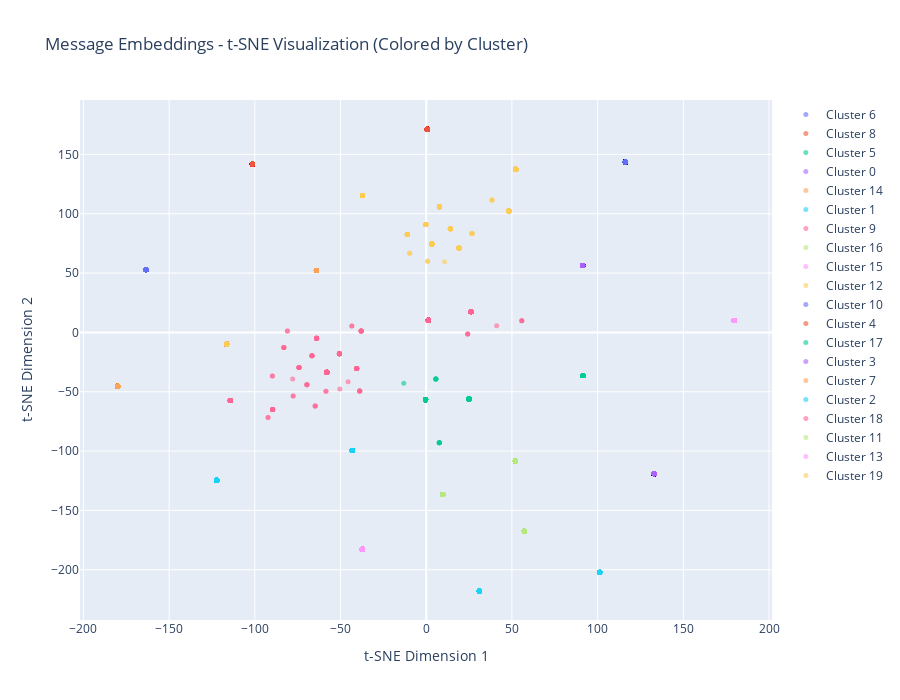

The notebook cell saved with this chart:
### Code cell
sample_df = df.iloc[sample_idx].copy()
sample_df['x'] = embeddings_2d[:, 0]
sample_df['y'] = embeddings_2d[:, 1]

fig = go.Figure()

for cluster_id in sample_df['message_cluster'].unique():
    cluster_data = sample_df[sample_df['message_cluster'] == cluster_id]
    fig.add_trace(
        go.Scatter(
            x=cluster_data['x'],
            y=cluster_data['y'],
            mode='markers',
            name=f'Cluster {cluster_id}',
            marker=dict(size=5, opacity=0.6),
            text=cluster_data['message'].str[:50],  # Show first 50 chars on hover.
            hovertemplate='%{text}<extra></extra>'
        )
    )

fig.update_layout(
    title='Message Embeddings - t-SNE Visualization (Colored by Cluster)',
    xaxis_title='t-SNE Dimension 1',
    yaxis_title='t-SNE Dimension 2',
    height=700,
    showlegend=True
)
fig.show()

### Figure 1 — Plotly figure (JSON) as saved in the notebook; plotly's stock layout.template omitted (floating-point values rounded to 4 significant figures; data arrays with more than 128 entries replaced by an {"elided": "..."} marker saying what was removed)
{"data": [{"hovertemplate": "%{text}<extra></extra>", "marker": {"opacity": 0.6, "size": 5}, "mode": "markers", "name": "Cluster 6", "text": {"elided": "317 str values"}, "type": "scatter", "x": {"elided": "317 float values"}, "y": {"elided": "317 float values"}}, {"hovertemplate": "%{text}<extra></extra>", "marker": {"opacity": 0.6, "size": 5}, "mode": "markers", "name": "Cluster 8", "text": {"elided": "318 str values"}, "type": "scatter", "x": {"elided": "318 float values"}, "y": {"elided": "318 float values"}}, {"hovertemplate": "%{text}<extra></extra>", "marker": {"opacity": 0.6, "size": 5}, "mode": "markers", "name": "Cluster 5", "text": {"elided": "351 str values"}, "type": "scatter", "x": {"elided": "351 float values"}, "y": {"elided": "351 float values"}}, {"hovertemplate": "%{text}<extra></extra>", "marker": {"opacity": 0.6, "size": 5}, "mode": "markers", "name": "Cluster 0", "text": {"elided": "333 str values"}, "type": "scatter", "x": {"elided": "333 float values"}, "y": {"elided": "333 float values"}}, {"hovertemplate": "%{text}<extra></extra>", "marker": {"opacity": 0.6, "size": 5}, "mode": "markers", "name": "Cluster 14", "text": {"elided": "203 str values"}, "type": "scatter", "x": {"elided": "203 float values"}, "y": {"elided": "203 float values"}}, {"hovertemplate": "%{text}<extra></extra>", "marker": {"opacity": 0.6, "size": 5}, "mode": "markers", "name": "Cluster 1", "text": {"elided": "518 str values"}, "type": "scatter", "x": {"elided": "518 float values"}, "y": {"elided": "518 float values"}}, {"hovertemplate": "%{text}<extra></extra>", "marker": {"opacity": 0.6, "size": 5}, "mode": "markers", "name": "Cluster 9", "text": {"elided": "216 str values"}, "type": "scatter", "x": {"elided": "216 float values"}, "y": {"elided": "216 float values"}}, {"hovertemplate": "%{text}<extra></extra>", "marker": {"opacity": 0.6, "size": 5}, "mode": "markers", "name": "Cluster 16", "text": {"elided": "159 str values"}, "type": "scatter", "x": {"elided": "159 float values"}, "y": {"elided": "159 float values"}}, {"hovertemplate": "%{text}<extra></extra>", "marker": {"opacity": 0.6, "size": 5}, "mode": "markers", "name": "Cluster 15", "text": {"elided": "314 str values"}, "type": "scatter", "x": {"elided": "314 float values"}, "y": {"elided": "314 float values"}}, {"hovertemplate": "%{text}<extra></extra>", "marker": {"opacity": 0.6, "size": 5}, "mode": "markers", "name": "Cluster 12", "text": {"elided": "200 str values"}, "type": "scatter", "x": {"elided": "200 float values"}, "y": {"elided": "200 float values"}}, {"hovertemplate": "%{text}<extra></extra>", "marker": {"opacity": 0.6, "size": 5}, "mode": "markers", "name": "Cluster 10", "text": {"elided": "316 str values"}, "type": "scatter", "x": {"elided": "316 float values"}, "y": {"elided": "316 float values"}}, {"hovertemplate": "%{text}<extra></extra>", "marker": {"opacity": 0.6, "size": 5}, "mode": "markers", "name": "Cluster 4", "text": {"elided": "311 str values"}, "type": "scatter", "x": {"elided": "311 float values"}, "y": {"elided": "311 float values"}}, {"hovertemplate": "%{text}<extra></extra>", "marker": {"opacity": 0.6, "size": 5}, "mode": "markers", "name": "Cluster 17", "text": {"elided": "174 str values"}, "type": "scatter", "x": {"elided": "174 float values"}, "y": {"elided": "174 float values"}}, {"hovertemplate": "%{text}<extra></extra>", "marker": {"opacity": 0.6, "size": 5}, "mode": "markers", "name": "Cluster 3", "text": {"elided": "337 str values"}, "type": "scatter", "x": {"elided": "337 float values"}, "y": {"elided": "337 float values"}}, {"hovertemplate": "%{text}<extra></extra>", "marker": {"opacity": 0.6, "size": 5}, "mode": "markers", "name": "Cluster 7", "text": {"elided": "324 str values"}, "type": "scatter", "x": {"elided": "324 float values"}, "y": {"elided": "324 float values"}}, {"hovertemplate": "%{text}<extra></extra>", "marker": {"opacity": 0.6, "size": 5}, "mode": "markers", "name": "Cluster 2", "text": ["Resource not found - user_id 4864 does not exist", "Invalid request - malformed JSON in request body", "Resource not found - user_id 5846 does not exist", "Unhandled exception in request handler - ValueErro", "Invalid request - malformed JSON in request body", "Resource not found - user_id 8498 does not exist", "Invalid request - malformed JSON in request body", "Invalid request - malformed JSON in request body", "Unhandled exception in request handler - TypeError", "Unhandled exception in request handler - KeyError", "Resource not found - user_id 3323 does not exist", "Resource not found - user_id 3951 does not exist", "Unhandled exception in request handler - ValueErro", "Unhandled exception in request handler - ValueErro", "Invalid request - malformed JSON in request body", "Resource not found - user_id 2669 does not exist", "Invalid request - malformed JSON in request body", "Invalid request - malformed JSON in request body", "Resource not found - user_id 4705 does not exist", "Resource not found - user_id 8200 does not exist", "Resource not found - user_id 6363 does not exist", "Resource not found - user_id 9867 does not exist", "Resource not found - user_id 2644 does not exist", "Invalid request - malformed JSON in request body", "Resource not found - user_id 9474 does not exist", "Unhandled exception in request handler - KeyError", "Unhandled exception in request handler - TypeError", "Invalid request - malformed JSON in request body", "Resource not found - user_id 8018 does not exist", "Resource not found - user_id 2998 does not exist", "Invalid request - malformed JSON in request body", "Invalid request - malformed JSON in request body", "Resource not found - user_id 6850 does not exist", "Unhandled exception in request handler - KeyError", "Invalid request - malformed JSON in request body", "Invalid request - malformed JSON in request body", "Invalid request - malformed JSON in request body", "Invalid request - malformed JSON in request body", "Resource not found - user_id 2452 does not exist", "Unhandled exception in request handler - TypeError", "Invalid request - malformed JSON in request body", "Unhandled exception in request handler - TypeError", "Resource not found - user_id 3842 does not exist", "Invalid request - malformed JSON in request body", "Unhandled exception in request handler - ValueErro", "Resource not found - user_id 1519 does not exist", "Resource not found - user_id 8393 does not exist", "Unhandled exception in request handler - TypeError", "Unhandled exception in request handler - TypeError", "Invalid request - malformed JSON in request body", "Resource not found - user_id 9117 does not exist", "Resource not found - user_id 2755 does not exist", "Resource not found - user_id 9593 does not exist", "Resource not found - user_id 7192 does not exist", "Invalid request - malformed JSON in request body", "Invalid request - malformed JSON in request body", "Resource not found - user_id 6001 does not exist", "Invalid request - malformed JSON in request body", "Resource not found - user_id 5150 does not exist", "Invalid request - malformed JSON in request body", "Invalid request - malformed JSON in request body", "Unhandled exception in request handler - KeyError", "Invalid request - malformed JSON in request body", "Invalid request - malformed JSON in request body", "Invalid request - malformed JSON in request body", "Unhandled exception in request handler - TypeError", "Unhandled exception in request handler - KeyError", "Invalid request - malformed JSON in request body", "Resource not found - user_id 6278 does not exist", "Unhandled exception in request handler - KeyError", "Invalid request - malformed JSON in request body", "Resource not found - user_id 1363 does not exist", "Resource not found - user_id 7162 does not exist", "Unhandled exception in request handler - TypeError", "Unhandled exception in request handler - KeyError", "Unhandled exception in request handler - TypeError", "Resource not found - user_id 5140 does not exist", "Resource not found - user_id 6429 does not exist", "Invalid request - malformed JSON in request body", "Resource not found - user_id 4326 does not exist", "Invalid request - malformed JSON in request body", "Invalid request - malformed JSON in request body", "Invalid request - malformed JSON in request body", "Resource not found - user_id 1209 does not exist"], "type": "scatter", "x": [101.2, 30.97, 101.2, 30.97, 30.97, 101.2, 30.97, 30.97, 30.97, 30.97, 101.2, 101.2, 30.97, 30.97, 30.97, 101.2, 30.97, 30.97, 101.2, 101.2, 101.2, 101.2, 101.2, 30.97, 101.2, 30.97, 30.97, 30.97, 101.2, 101.2, 30.97, 30.97, 101.2, 30.97, 30.97, 30.97, 30.97, 30.97, 101.2, 30.97, 30.97, 30.97, 101.2, 30.97, 30.97, 101.2, 101.2, 30.97, 30.97, 30.97, 101.2, 101.2, 101.2, 101.2, 30.97, 30.97, 101.2, 30.97, 101.2, 30.97, 30.97, 30.97, 30.97, 30.97, 30.97, 30.97, 30.97, 30.97, 101.2, 30.97, 30.97, 101.2, 101.2, 30.97, 30.97, 30.97, 101.2, 101.2, 30.97, 101.2, 30.97, 30.97, 30.97, 101.2], "y": [-202.1, -217.8, -202.1, -217.8, -217.8, -202.1, -217.8, -217.8, -217.8, -217.8, -202.1, -202.1, -217.8, -217.8, -217.8, -202.1, -217.8, -217.8, -202.1, -202.1, -202.1, -202.1, -202.1, -217.8, -202.1, -217.8, -217.8, -217.8, -202.1, -202.1, -217.8, -217.8, -202.1, -217.8, -217.8, -217.8, -217.8, -217.8, -202.1, -217.8, -217.8, -217.8, -202.1, -217.8, -217.8, -202.1, -202.1, -217.8, -217.8, -217.8, -202.1, -202.1, -202.1, -202.1, -217.8, -217.8, -202.1, -217.8, -202.1, -217.8, -217.8, -217.8, -217.8, -217.8, -217.8, -217.8, -217.8, -217.8, -202.1, -217.8, -217.8, -202.1, -202.1, -217.8, -217.8, -217.8, -202.1, -202.1, -217.8, -202.1, -217.8, -217.8, -217.8, -202.1]}, {"hovertemplate": "%{text}<extra></extra>", "marker": {"opacity": 0.6, "size": 5}, "mode": "markers", "name": "Cluster 18", "text": {"elided": "172 str values"}, "type": "scatter", "x": {"elided": "172 float values"}, "y": {"elided": "172 float values"}}, {"hovertemplate": "%{text}<extra></extra>", "marker": {"opacity": 0.6, "size": 5}, "mode": "markers", "name": "Cluster 11", "text": ["Cache eviction due to size limit", "Cache eviction due to size limit", "Cache eviction due to size limit", "Cache eviction due to size limit", "Cache eviction due to size limit", "Cache eviction due to size limit", "Cache eviction due to size limit", "Cache eviction due to size limit", "Cache eviction due to size limit", "Cache eviction due to size limit", "Cache eviction due to size limit", "Cache eviction due to size limit", "Cache eviction due to size limit", "Cache eviction due to size limit", "Cache eviction due to size limit", "Cache eviction due to size limit", "Cache eviction due to size limit", "Cache eviction due to size limit", "Cache eviction due to size limit", "Cache eviction due to size limit", "Cache eviction due to size limit", "Cache eviction due to size limit", "Cache eviction due to size limit", "Cache eviction due to size limit", "Cache eviction due to size limit", "Cache eviction due to size limit", "Cache eviction due to size limit", "Cache eviction due to size limit", "Cache eviction due to size limit", "Cache eviction due to size limit", "Cache eviction due to size limit", "Cache eviction due to size limit", "Cache eviction due to size limit", "Cache eviction due to size limit", "Cache eviction due to size limit", "Cache eviction due to size limit", "Cache eviction due to size limit", "Cache eviction due to size limit", "Cache eviction due to size limit", "Cache eviction due to size limit", "Cache eviction due to size limit", "Cache eviction due to size limit", "Cache eviction due to size limit", "Cache eviction due to size limit", "Cache eviction due to size limit", "Cache eviction due to size limit", "Cache eviction due to size limit", "Cache eviction due to size limit", "Cache eviction due to size limit", "Cache eviction due to size limit", "Cache eviction due to size limit", "Cache eviction due to size limit", "Cache eviction due to size limit", "Cache eviction due to size limit", "Cache eviction due to size limit", "Cache eviction due to size limit", "Cache eviction due to size limit", "Cache eviction due to size limit", "Cache eviction due to size limit", "Cache eviction due to size limit", "Cache eviction due to size limit", "Cache eviction due to size limit"], "type": "scatter", "x": [9.663, 9.663, 9.663, 9.663, 9.663, 9.663, 9.663, 9.663, 9.663, 9.663, 9.663, 9.663, 9.663, 9.663, 9.663, 9.663, 9.663, 9.663, 9.663, 9.663, 9.663, 9.663, 9.663, 9.663, 9.663, 9.663, 9.663, 9.663, 9.663, 9.663, 9.663, 9.663, 9.663, 9.663, 9.663, 9.663, 9.663, 9.663, 9.663, 9.663, 9.663, 9.663, 9.663, 9.663, 9.663, 9.663, 9.663, 9.663, 9.663, 9.663, 9.663, 9.663, 9.663, 9.663, 9.663, 9.663, 9.663, 9.663, 9.663, 9.663, 9.663, 9.663], "y": [-136.5, -136.5, -136.5, -136.5, -136.5, -136.5, -136.5, -136.5, -136.5, -136.5, -136.5, -136.5, -136.5, -136.5, -136.5, -136.5, -136.5, -136.5, -136.5, -136.5, -136.5, -136.5, -136.5, -136.5, -136.5, -136.5, -136.5, -136.5, -136.5, -136.5, -136.5, -136.5, -136.5, -136.5, -136.5, -136.5, -136.5, -136.5, -136.5, -136.5, -136.5, -136.5, -136.5, -136.5, -136.5, -136.5, -136.5, -136.5, -136.5, -136.5, -136.5, -136.5, -136.5, -136.5, -136.5, -136.5, -136.5, -136.5, -136.5, -136.5, -136.5, -136.5]}, {"hovertemplate": "%{text}<extra></extra>", "marker": {"opacity": 0.6, "size": 5}, "mode": "markers", "name": "Cluster 13", "text": {"elided": "200 str values"}, "type": "scatter", "x": {"elided": "200 float values"}, "y": {"elided": "200 float values"}}, {"hovertemplate": "%{text}<extra></extra>", "marker": {"opacity": 0.6, "size": 5}, "mode": "markers", "name": "Cluster 19", "text": ["Connection retry attempt 1 of 3", "Connection retry attempt 3 of 3", "Connection retry attempt 3 of 3", "Connection retry attempt 1 of 3", "Connection retry attempt 2 of 3", "Connection retry attempt 2 of 3", "Connection retry attempt 1 of 3", "Connection retry attempt 3 of 3", "Connection retry attempt 1 of 3", "Connection retry attempt 1 of 3", "Connection retry attempt 1 of 3", "Connection retry attempt 1 of 3", "Connection retry attempt 3 of 3", "Connection retry attempt 1 of 3", "Connection retry attempt 3 of 3", "Connection retry attempt 3 of 3", "Connection retry attempt 1 of 3", "Connection retry attempt 2 of 3", "Connection retry attempt 2 of 3", "Connection retry attempt 2 of 3", "Connection retry attempt 2 of 3", "Connection retry attempt 3 of 3", "Connection retry attempt 2 of 3", "Connection retry attempt 3 of 3", "Connection retry attempt 2 of 3", "Connection retry attempt 1 of 3", "Connection retry attempt 3 of 3", "Connection retry attempt 2 of 3", "Connection retry attempt 3 of 3", "Connection retry attempt 1 of 3", "Connection retry attempt 2 of 3", "Connection retry attempt 1 of 3", "Connection retry attempt 3 of 3", "Connection retry attempt 3 of 3", "Connection retry attempt 1 of 3", "Connection retry attempt 3 of 3", "Connection retry attempt 1 of 3", "Connection retry attempt 3 of 3", "Connection retry attempt 1 of 3", "Connection retry attempt 3 of 3", "Connection retry attempt 2 of 3", "Connection retry attempt 1 of 3", "Connection retry attempt 1 of 3", "Connection retry attempt 2 of 3", "Connection retry attempt 2 of 3", "Connection retry attempt 1 of 3", "Connection retry attempt 3 of 3", "Connection retry attempt 3 of 3", "Connection retry attempt 2 of 3", "Connection retry attempt 2 of 3", "Connection retry attempt 3 of 3", "Connection retry attempt 3 of 3", "Connection retry attempt 1 of 3", "Connection retry attempt 1 of 3", "Connection retry attempt 3 of 3", "Connection retry attempt 2 of 3", "Connection retry attempt 1 of 3", "Connection retry attempt 2 of 3", "Connection retry attempt 2 of 3", "Connection retry attempt 3 of 3", "Connection retry attempt 2 of 3", "Connection retry attempt 1 of 3", "Connection retry attempt 3 of 3", "Connection retry attempt 3 of 3", "Connection retry attempt 1 of 3", "Connection retry attempt 3 of 3", "Connection retry attempt 1 of 3", "Connection retry attempt 2 of 3", "Connection retry attempt 3 of 3", "Connection retry attempt 1 of 3", "Connection retry attempt 1 of 3", "Connection retry attempt 3 of 3", "Connection retry attempt 1 of 3", "Connection retry attempt 1 of 3", "Connection retry attempt 1 of 3", "Connection retry attempt 3 of 3", "Connection retry attempt 2 of 3", "Connection retry attempt 1 of 3", "Connection retry attempt 1 of 3", "Connection retry attempt 2 of 3", "Connection retry attempt 2 of 3", "Connection retry attempt 2 of 3", "Connection retry attempt 1 of 3", "Connection retry attempt 1 of 3", "Connection retry attempt 3 of 3", "Connection retry attempt 1 of 3", "Connection retry attempt 3 of 3", "Connection retry attempt 1 of 3", "Connection retry attempt 2 of 3", "Connection retry attempt 3 of 3", "Connection retry attempt 2 of 3"], "type": "scatter", "x": [-116.4, -116.4, -116.4, -116.4, -116.4, -116.4, -116.4, -116.4, -116.4, -116.4, -116.4, -116.4, -116.4, -116.4, -116.4, -116.4, -116.4, -116.4, -116.4, -116.4, -116.4, -116.4, -116.4, -116.4, -116.4, -116.4, -116.4, -116.4, -116.4, -116.4, -116.4, -116.4, -116.4, -116.4, -116.4, -116.4, -116.4, -116.4, -116.4, -116.4, -116.4, -116.4, -116.4, -116.4, -116.4, -116.4, -116.4, -116.4, -116.4, -116.4, -116.4, -116.4, -116.4, -116.4, -116.4, -116.4, -116.4, -116.4, -116.4, -116.4, -116.4, -116.4, -116.4, -116.4, -116.4, -116.4, -116.4, -116.4, -116.4, -116.4, -116.4, -116.4, -116.4, -116.4, -116.4, -116.4, -116.4, -116.4, -116.4, -116.4, -116.4, -116.4, -116.4, -116.4, -116.4, -116.4, -116.4, -116.4, -116.4, -116.4, -116.4], "y": [-9.686, -9.686, -9.686, -9.686, -9.686, -9.686, -9.686, -9.686, -9.686, -9.686, -9.686, -9.686, -9.686, -9.686, -9.686, -9.686, -9.686, -9.686, -9.686, -9.686, -9.686, -9.686, -9.686, -9.686, -9.686, -9.686, -9.686, -9.686, -9.686, -9.686, -9.686, -9.686, -9.686, -9.686, -9.686, -9.686, -9.686, -9.686, -9.686, -9.686, -9.686, -9.686, -9.686, -9.686, -9.686, -9.686, -9.686, -9.686, -9.686, -9.686, -9.686, -9.686, -9.686, -9.686, -9.686, -9.686, -9.686, -9.686, -9.686, -9.686, -9.686, -9.686, -9.686, -9.686, -9.686, -9.686, -9.686, -9.686, -9.686, -9.686, -9.686, -9.686, -9.686, -9.686, -9.686, -9.686, -9.686, -9.686, -9.686, -9.686, -9.686, -9.686, -9.686, -9.686, -9.686, -9.686, -9.686, -9.686, -9.686, -9.686, -9.686]}], "layout": {"height": 700, "showlegend": true, "title": {"text": "Message Embeddings - t-SNE Visualization (Colored by Cluster)"}, "xaxis": {"title": {"text": "t-SNE Dimension 1"}}, "yaxis": {"title": {"text": "t-SNE Dimension 2"}}}}
